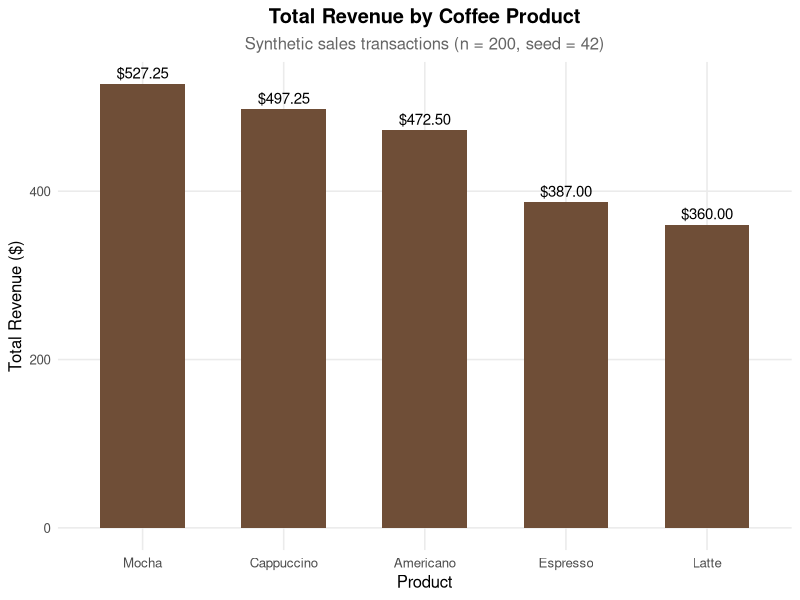

Write the R code that produced this figure.
# coffee_sales_summary.R
# Author: Rachna Lekh
# Purpose: Generate synthetic coffee sales data, calculate revenue by product,
#          and export results to CSV and a visualization PNG.

library(dplyr)
library(ggplot2)

# Set seed for reproducibility
set.seed(42)

# Define product menu and unit prices
products <- c("Espresso", "Americano", "Latte", "Cappuccino", "Mocha")
prices <- c(Espresso = 3.00, Americano = 3.50, Latte = 4.50, Cappuccino = 4.25, Mocha = 4.75)

# Simulate 200 sales transactions
sampled_products <- sample(products, size = 200, replace = TRUE)
units_sold <- sample(1:5, size = 200, replace = TRUE)
unit_prices <- unname(prices[sampled_products])

# Create the primary sales data frame
sales <- data.frame(
  date = sample(seq(as.Date("2026-01-01"), as.Date("2026-03-31"), by = "day"), size = 200, replace = TRUE),
  product = sampled_products,
  units = units_sold,
  unit_price = unit_prices,
  revenue = units_sold * unit_prices,
  stringsAsFactors = FALSE
)

# Summarize total revenue per product using dplyr
revenue_by_product <- sales %>%
  group_by(product) %>%
  summarise(total_revenue = sum(revenue)) %>%
  arrange(desc(total_revenue))

# Save summary table to disk
write.csv(revenue_by_product, "revenue_by_product.csv", row.names = FALSE)

# Generate bar chart using ggplot2
revenue_plot <- ggplot(revenue_by_product, aes(x = reorder(product, -total_revenue), y = total_revenue)) +
  geom_col(fill = "#6F4E37", width = 0.6) +
  geom_text(aes(label = paste0("$", format(round(total_revenue, 2), nsmall = 2))), vjust = -0.5, size = 3.8) +
  labs(
    title = "Total Revenue by Coffee Product",
    subtitle = "Synthetic sales transactions (n = 200, seed = 42)",
    x = "Product",
    y = "Total Revenue ($)"
  ) +
  theme_minimal(base_size = 12) +
  theme(
    plot.title = element_text(face = "bold", hjust = 0.5),
    plot.subtitle = element_text(hjust = 0.5, color = "gray40"),
    panel.grid.minor = element_blank()
  )

# Save chart to PNG
ggsave("revenue_by_product.png", plot = revenue_plot, width = 7, height = 4.5, dpi = 300)
